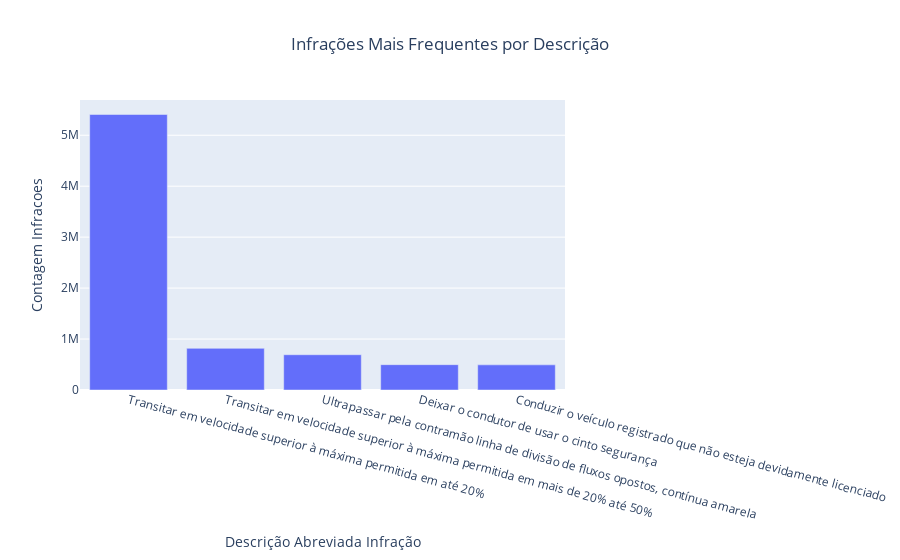

Notebook cell for this chart:
### Code cell
# Gráfico de barras do df_infracoes

plot_infracoes = px.bar(
    df_infracoes,
    x = 'Descrição Abreviada Infração',
    y = 'Contagem Infracoes',
    title = 'Infrações Mais Frequentes por Descrição'
)

plot_infracoes.update_layout(
    xaxis_tickangle = 15,
    title_x = 0.5
    )

display(plot_infracoes)

### Figure 1 — Plotly figure (JSON) as saved in the notebook; plotly's stock layout.template omitted (floating-point values rounded to 4 significant figures)
{"data": [{"alignmentgroup": "True", "hovertemplate": "Descrição Abreviada Infração=%{x}<br>Contagem Infracoes=%{y}<extra></extra>", "legendgroup": "", "marker": {"color": "#636efa", "pattern": {"shape": ""}}, "name": "", "offsetgroup": "", "orientation": "v", "showlegend": false, "textposition": "auto", "type": "bar", "x": ["Transitar em velocidade superior à máxima permitida em até 20%", "Transitar em velocidade superior à máxima permitida em mais de 20% até 50%", "Ultrapassar pela contramão linha de divisão de fluxos opostos, contínua amarela", "Deixar o condutor de usar o cinto segurança", "Conduzir o veículo registrado que não esteja devidamente licenciado"], "xaxis": "x", "y": [5407392, 817103, 692306, 497094, 493663], "yaxis": "y"}], "layout": {"barmode": "relative", "legend": {"tracegroupgap": 0}, "title": {"text": "Infrações Mais Frequentes por Descrição", "x": 0.5}, "xaxis": {"anchor": "y", "domain": [0, 1], "tickangle": 15, "title": {"text": "Descrição Abreviada Infração"}}, "yaxis": {"anchor": "x", "domain": [0, 1], "title": {"text": "Contagem Infracoes"}}}}
